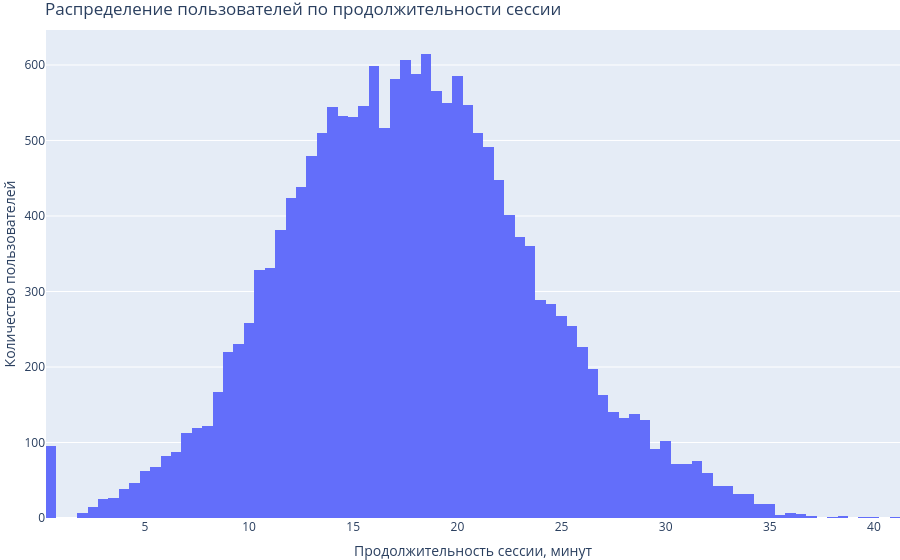

Notebook code for this chart:
### Markdown cell above
<div class="alert alert-block alert-success">✔️
    

__Комментарий от ревьюера №1__

Основная часть поездок занимает от 2500 до 3800 метров. Медиана 3133 метра. Поездки на расстояние более 5 км редки. Однако на гистограмме видно, что некоторая часть пользователей использует самокаты для коротких поездок - до 1500 м.

### Code cell
# Распределение пользователей по продолжительности сессии, преодолённому за одну поездку
rides_pivot_duration = get_pivot_table(rides, "user_id", "duration")

fig = px.histogram(rides_pivot_duration, x="duration", y="count_of_users")
fig.update_layout(
    legend=dict(x=0.5, xanchor="center"),
    title="Распределение пользователей по продолжительности сессии",
    xaxis_title="Продолжительность сессии, минут",
    yaxis_title="Количество пользователей",
    margin=dict(l=0, r=0, t=30, b=0),
)
fig.show()
rides_pivot_duration["duration"].describe()

### Figure 1 — Plotly figure (JSON) as saved in the notebook; plotly's stock layout.template omitted (floating-point values rounded to 4 significant figures; data arrays with more than 128 entries replaced by an {"elided": "..."} marker saying what was removed)
{"data": [{"alignmentgroup": "True", "bingroup": "x", "histfunc": "sum", "hovertemplate": "duration=%{x}<br>sum of count_of_users=%{y}<extra></extra>", "legendgroup": "", "marker": {"color": "#636efa", "pattern": {"shape": ""}}, "name": "", "offsetgroup": "", "orientation": "v", "showlegend": false, "type": "histogram", "x": {"elided": "17974 float values"}, "xaxis": "x", "y": {"elided": "17974 int values"}, "yaxis": "y"}], "layout": {"barmode": "relative", "legend": {"tracegroupgap": 0, "x": 0.5, "xanchor": "center"}, "margin": {"b": 0, "l": 0, "r": 0, "t": 30}, "title": {"text": "Распределение пользователей по продолжительности сессии"}, "xaxis": {"anchor": "y", "domain": [0, 1], "title": {"text": "Продолжительность сессии, минут"}}, "yaxis": {"anchor": "x", "domain": [0, 1], "title": {"text": "Количество пользователей"}}}}
